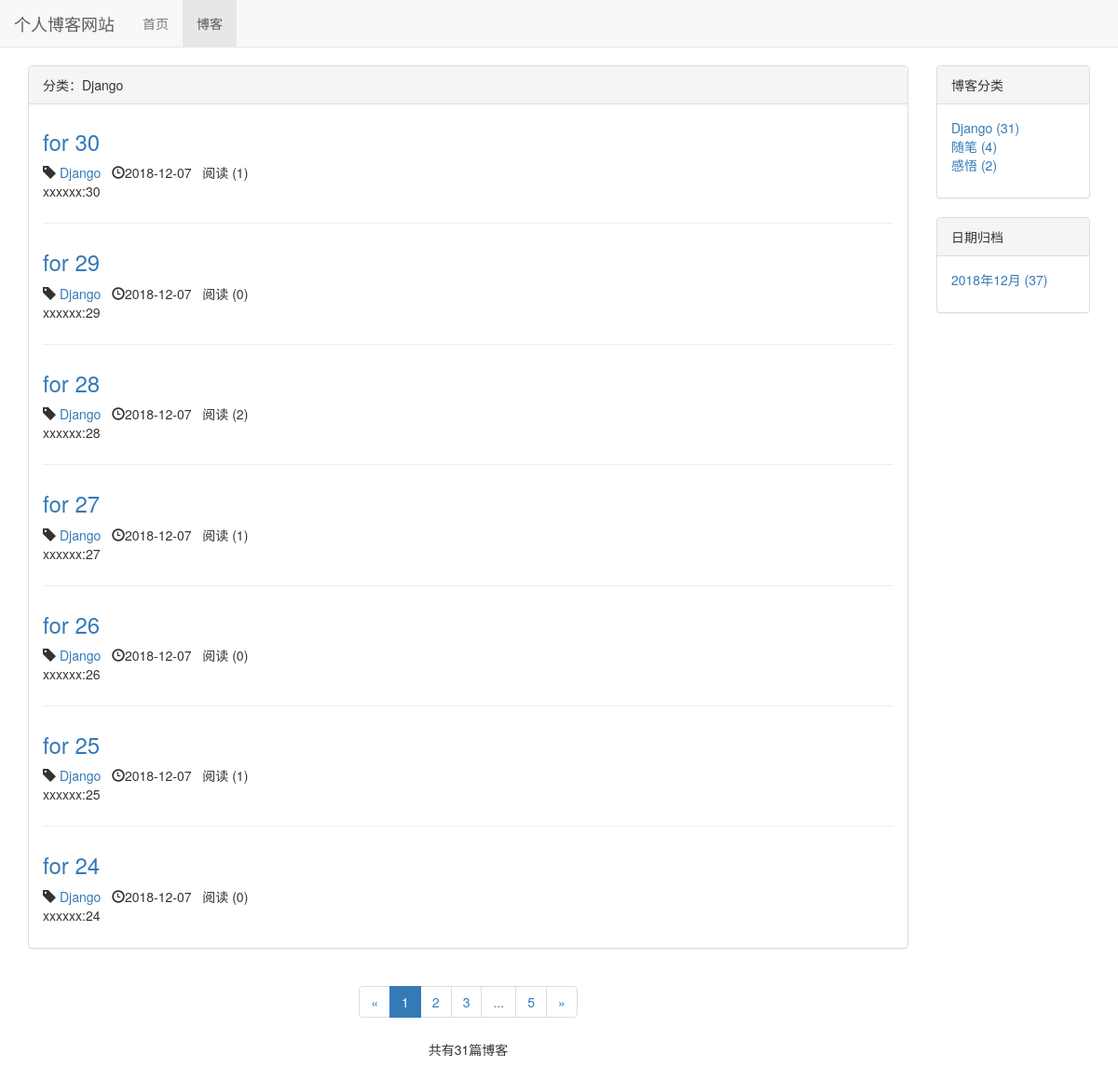
The page /blog/type/1 on the database as committed earlier.
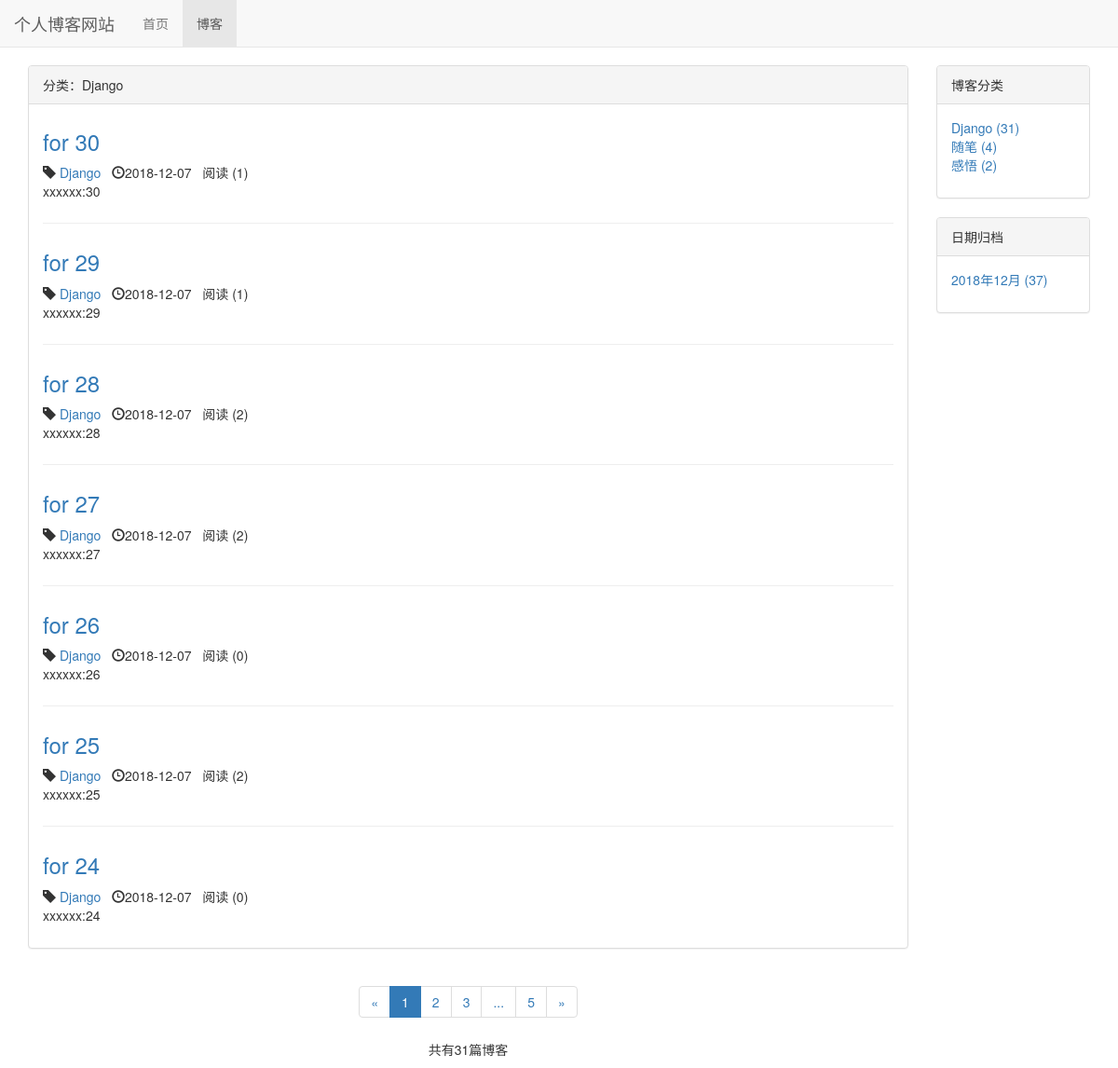
The same page on the database as committed later.
### blog/models.py (models this page shows, shortened)
class Blog(models.Model,ReadNumExpandMethod):
    title = models.CharField(max_length=50)
    blog_type = models.ForeignKey(BlogType,on_delete=models.DO_NOTHING) # 删除博客对博客类型无影响  多对一
    content = RichTextUploadingField()
    author = models.ForeignKey(User,on_delete=models.DO_NOTHING)
    read_details = GenericRelation(ReadDetail) # 反向关联到ReadDetail    关联以后直接 blog.read_details.all()就能查看该博客所有readdetail
    created_time = models.DateTimeField(auto_now_add=True)
    last_updated_time = models.DateTimeField(auto_now=True)
    class Meta:
        ordering = ['-created_time']  # 按时间排序  最新的在最前

class BlogType (models.Model):
    type_name = models.CharField(max_length=15)
    def __str__ (self):  #让文章选择分类时能看到分类名
        return self.type_name
    def blog_count(self):
        return self.blog_set.count()  # blog_set 反向获取被关联外键的model（模型名称小写加_set）

### read_statistics/models.py (models this page shows)
class ReadNum(models.Model):
    read_num = models.IntegerField(default=0) # 阅读次数
    content_type = models.ForeignKey(ContentType, on_delete=models.DO_NOTHING) # models.CASCADE 删除阅读次数会删除博客   DO_NOTHING  删除阅读次数对应博客本身无影响
    object_id = models.PositiveIntegerField()
    content_object = GenericForeignKey('content_type', 'object_id')

### blog/views.py (the view)
# urls.py: path('type/<int:blog_type_pk>',views.blogs_with_type,name="blogs_with_type"),
def blogs_with_type(request,blog_type_pk):
    blog_type = get_object_or_404(BlogType,pk=blog_type_pk)
    blogs_all_list=Blog.objects.filter(blog_type=blog_type)
    context = {}
    context = get_blog_list_common_date(request,blogs_all_list)
    context['blog_type'] = blog_type
    return render_to_response('blog/blogs_with_type.html',context)

### read_statistics/models.py (called while the page is built)
    def get_read_num(self):   # 新增得到阅读数的方法
        try:                 # 会先完成try中的代码 如果完成中发生获取不到的错误 执行后一条
            ct = ContentType.objects.get_for_model(self) # 获取关联到Blog的 ContentType 实例
            readnum = ReadNum.objects.get(content_type = ct ,object_id = self.pk)  # 获得所有关联到Blog ， id值= self.pk 这个blog的 ReadNum
            return readnum.read_num    # 查看这一条记录的阅读次数
        except exceptions.ObjectDoesNotExist:  # except Exception as e  不管什么错误都会获取
            return 0                        # exceptions.ObjectDoesNotExist  记录不存在的错误返回 0

### blog/templates/blog/blogs_with_type.html (shortened to what this page needs)
{% extends 'blog/blog_list.html' %}
{% block blog_list_title %}
    分类：{{ blog_type.type_name }}
{% endblock %}

### blog/templates/blog/blog_list.html (shortened to what the changed rows need)
{% extends 'base.html' %}
{% load staticfiles %}
{% block header_extends %}
    <link rel="stylesheet" href= "{% static 'blog/blog.css' %}" >
{% endblock %}
{% block content %}
    <div class="container">
        <div class="row">
            <div class=" col-xs-12 col-sm-8 col-md-9 col-lg-10">
                <div class="panel panel-default">
                    <div class="panel-body">
                        {% for blog in blogs %}
                            <div class="blog">
                                <h3><a href="{% url 'blog_detail' blog.pk %}">{{ blog.title }}</a></h3>
                                    <p class="blog-info">
                                        <span class="glyphicon glyphicon-tag"></span>
                                         <a href="{% url 'blogs_with_type' blog.blog_type.pk %}"> {{ blog.blog_type }}</a>&nbsp;&nbsp;
                                        <span class="glyphicon glyphicon-time"></span>{{ blog.created_time|date:"Y-m-d"}}&nbsp;&nbsp;
                                        阅读 ({{ blog.get_read_num }})
                                    </p>
                                <p>{{ blog.content|striptags|truncatechars:60}}</p>
                            </div>
                        {% empty %}
                            <div class="blog">
                                <p> <h3>暂无博客，敬请期待</h3></p>
                            </div>
                        {% endfor %}
                    </div>
                </div>
            </div>
        </div>
    </div>
{% endblock %}

Rows that differ between the two databases and show on the page:
computed for Blog "for 29": get_read_num "0" → "1"
changed through a linked row, Blog "for 27": get_read_num "1" → "2"
changed through a linked row, Blog "for 25": get_read_num "1" → "2"
